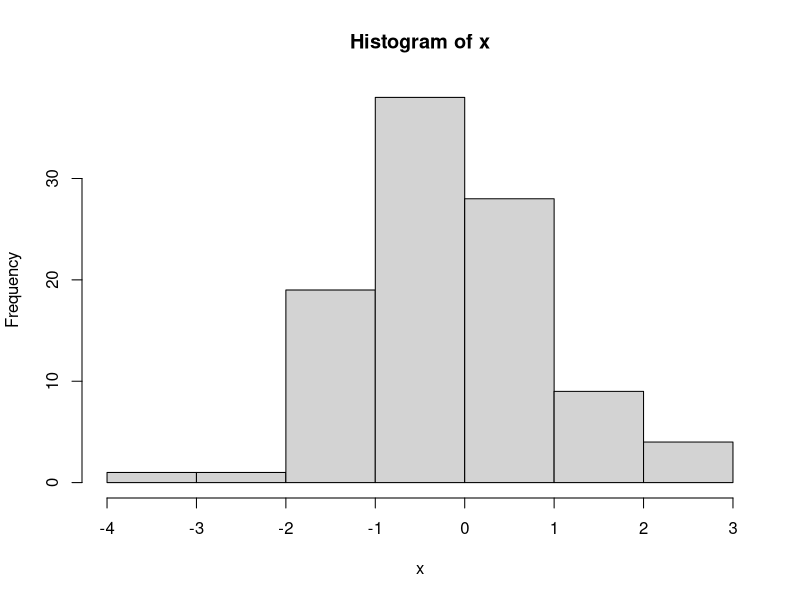
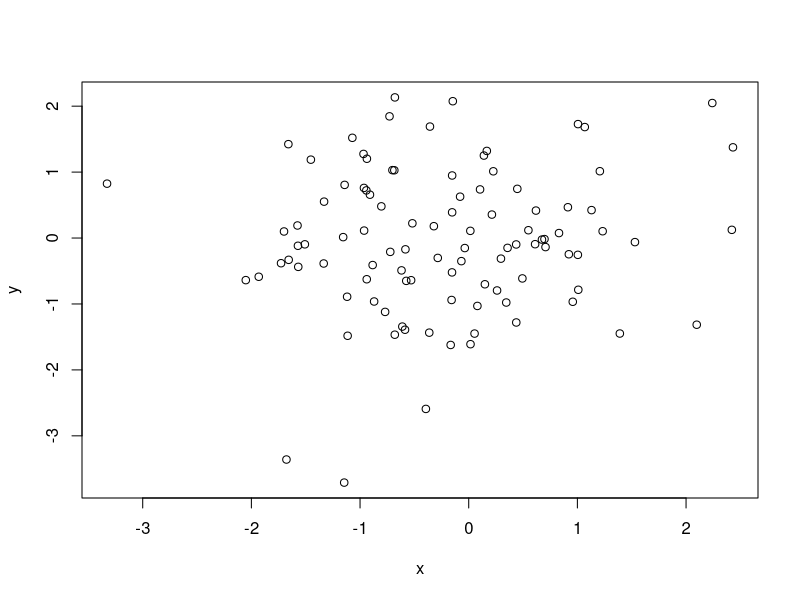
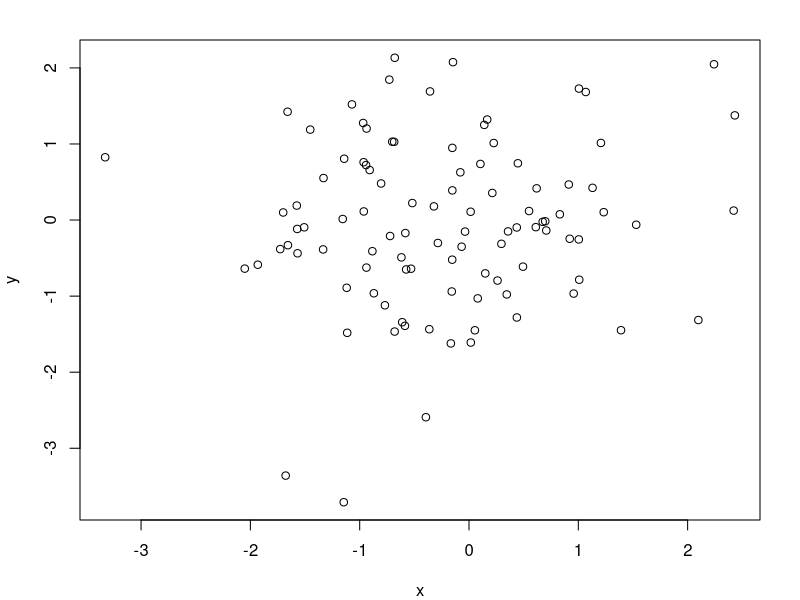
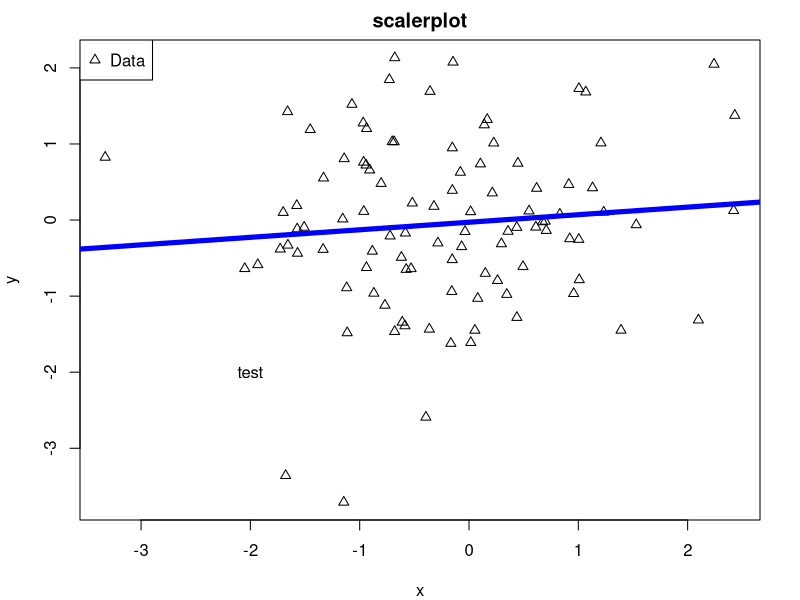
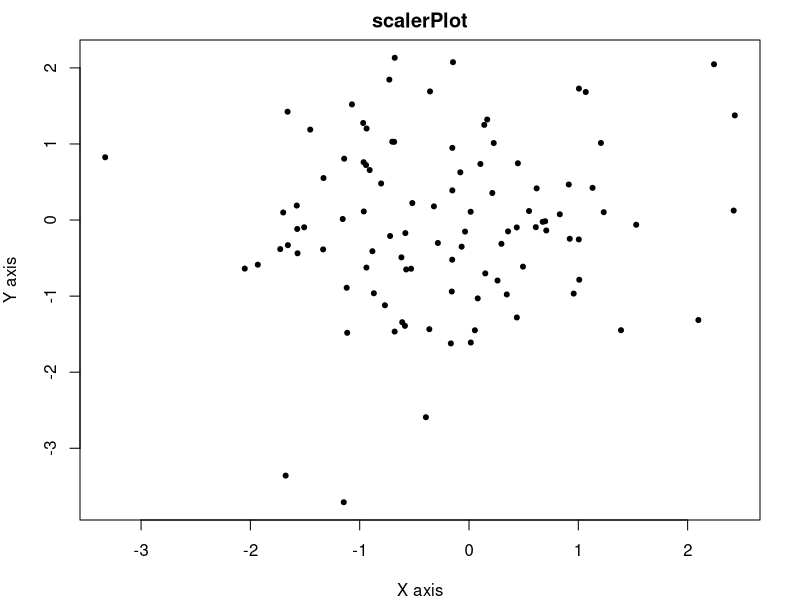
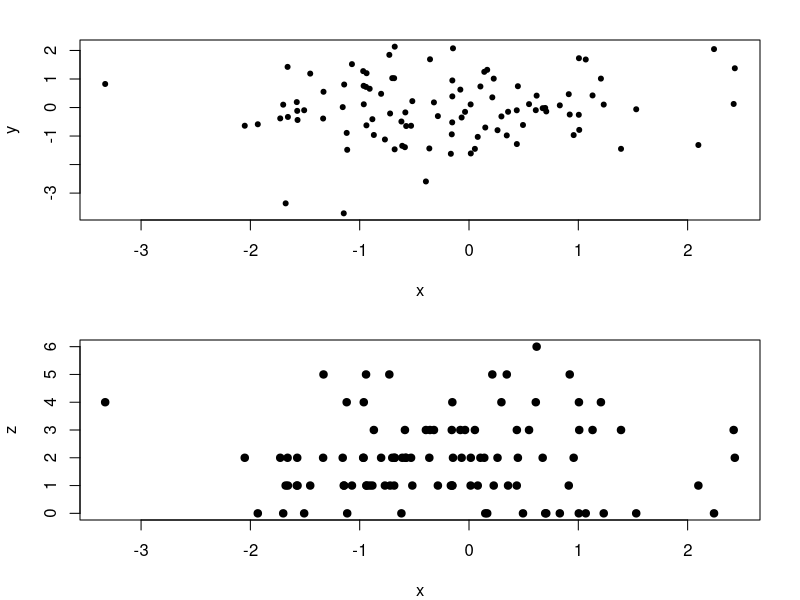
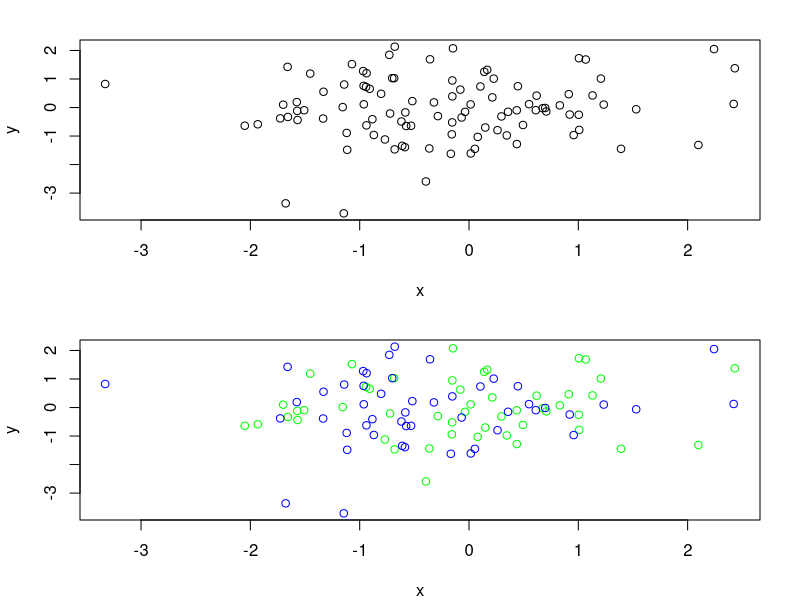

These charts were generated, in order, by the following R code:
x <- rnorm(100)
hist(x)
y <- rnorm(100)
plot(x,y)
par(mar = c(4,4,2,2)) ##Change margins
plot(x,y)
plot(x,y, pch = 2) ##Change symbols
title("scalerplot") ##Add title
text(-2,-2,"test") ##Add a label inside the plot
legend("topleft", "Data", pch = 2) ##Add label
fit <- lm (y~x) ##Add regression line
abline(fit, lwd = 5, col = "blue") ##set line
plot(x,y, xlab = "X axis", ylab = "Y axis", main ="scalerPlot", pch = 20) 
##2 Graph in one canvas
z <- rpois(100,2)
par(mfrow = c(2,1))
plot(x,y,pch = 20)
plot(x,z,pch = 19)
##Color Separate Groups
g <- gl(2,50, labels = c("Male", "Female"))
str(g)
plot(x,y)
plot(x,y, type = "n")##Set the space
points(x[g == "Male"], y[g == "Male"], col = "green")
points(x[g == "Female"], y[g == "Female"], col = "blue")